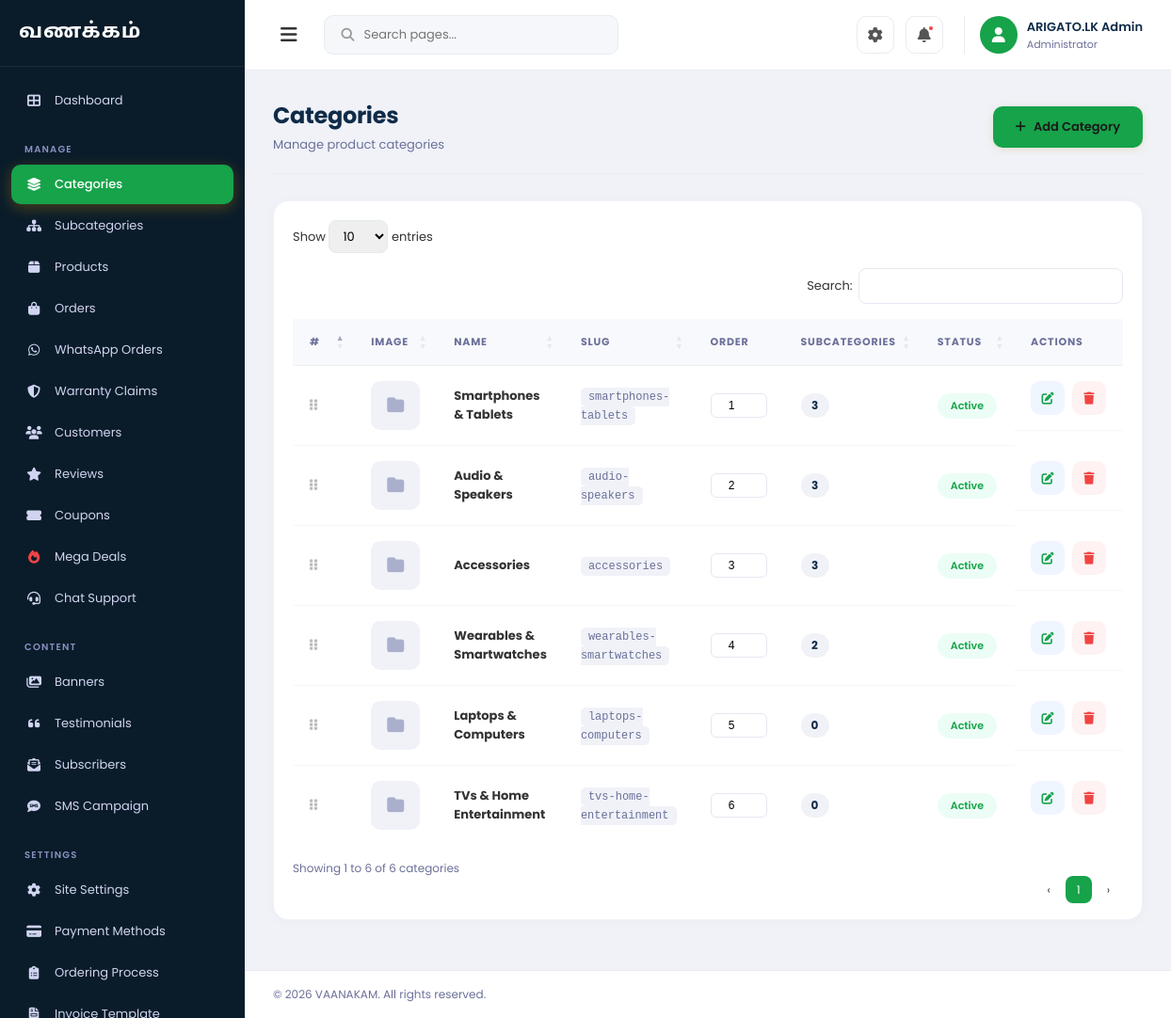
The app's page /admin/categories.php (signed in) with its own data.
### tables this page shows
CREATE TABLE IF NOT EXISTS `categories` (
    `id` INT AUTO_INCREMENT PRIMARY KEY,
    `name` VARCHAR(100) NOT NULL,
    `slug` VARCHAR(100) NOT NULL UNIQUE,
    `description` TEXT NULL,
    `image` VARCHAR(255) NULL,
    `sort_order` INT DEFAULT 0,
    `status` ENUM('active', 'inactive') DEFAULT 'active',
    `created_at` DATETIME DEFAULT CURRENT_TIMESTAMP,
    `updated_at` DATETIME DEFAULT CURRENT_TIMESTAMP ON UPDATE CURRENT_TIMESTAMP,
    INDEX `idx_categories_slug` (`slug`),
    INDEX `idx_categories_status` (`status`)
);

### admin/categories.php (the view, shortened to what this page needs)
<?php
$database = new Database();
$conn = $database->getConnection();
$conn->exec("CREATE TABLE IF NOT EXISTS categories (
    id INT AUTO_INCREMENT PRIMARY KEY,
    name VARCHAR(100) NOT NULL,
    slug VARCHAR(100) NOT NULL UNIQUE,
    description TEXT NULL,
    image VARCHAR(255) NULL,
    sort_order INT DEFAULT 0,
    status ENUM('active', 'inactive') DEFAULT 'active',
    created_at DATETIME DEFAULT CURRENT_TIMESTAMP,
    updated_at DATETIME DEFAULT CURRENT_TIMESTAMP ON UPDATE CURRENT_TIMESTAMP
) ENGINE=InnoDB DEFAULT CHARSET=utf8mb4");
try {
    $conn->exec("ALTER TABLE categories ADD COLUMN sort_order INT DEFAULT 0 AFTER image");
} catch (Exception $e) {}
$stmt = $conn->prepare("SELECT c.*, (SELECT COUNT(*) FROM subcategories WHERE category_id = c.id) as subcat_count FROM categories c ORDER BY c.sort_order ASC, c.name ASC");
$stmt->execute();
$categories = $stmt->fetchAll();
$adminName = $_SESSION['user_name'] ?? 'Admin';
?>
<!DOCTYPE html>
<html lang="en">
<head>
    <link rel="stylesheet" href="<?php echo BASE_URL; ?>assets/css/admin.css?v=<?php echo filemtime(__DIR__ . '/../assets/css/admin.css'); ?>">
    <link rel="stylesheet" href="https://cdnjs.cloudflare.com/ajax/libs/font-awesome/6.5.0/css/all.min.css">
    <link rel="stylesheet" href="https://cdn.datatables.net/1.13.7/css/dataTables.bootstrap5.min.css">
</head>
<body>
    <div class="admin-layout">
        <?php $currentPage = 'categories'; include __DIR__ . '/partials/sidebar.php'; ?>
        <main class="main-content">
            <?php include __DIR__ . '/partials/topbar.php'; ?>
            <div class="dashboard-content">
                <div class="page-header">
                    <div>
                        <h1 class="page-title">Categories</h1>
                        <p class="page-subtitle">Manage product categories</p>
                    </div>
                    <button class="btn-primary" onclick="resetCategoryForm()">
                        <i class="fas fa-plus"></i> Add Category
                    </button>
                </div>
                <div class="table-card">
                    <table class="data-table" id="categoriesTable">
                        <thead>
                            <tr>
                                <th style="width:40px;">#</th>
                                <th>Image</th>
                                <th>Name</th>
                                <th>Slug</th>
                                <th>Order</th>
                                <th>Subcategories</th>
                                <th>Status</th>
                                <th>Actions</th>
                            </tr>
                        </thead>
                        <tbody id="categorySortable">
                            <?php if (empty($categories)): ?>
                            <tr>
                                <td colspan="8" class="text-center">No categories found. Add your first category!</td>
                            </tr>
                            <?php else: ?>
                            <?php foreach ($categories as $idx => $cat): ?>
                            <tr data-id="<?php echo $cat['id']; ?>">
                                <td style="cursor:grab; color:#bbb;"><i class="fas fa-grip-vertical"></i></td>
                                <td>
                                    <?php if ($cat['image']): ?>
                                    <img src="<?php echo htmlspecialchars(media_image_url($cat['image'])); ?>" alt="" class="table-img">
                                    <?php else: ?>
                                    <div class="table-img-placeholder"><i class="fas fa-folder"></i></div>
                                    <?php endif; ?>
                                </td>
                                <td><strong><?php echo htmlspecialchars($cat['name']); ?></strong></td>
                                <td><code><?php echo htmlspecialchars($cat['slug']); ?></code></td>
                                <td>
                                    <input type="number" value="<?php echo (int)($cat['sort_order'] ?? 0); ?>" min="0" style="width:60px; padding:5px 8px; border:1.5px solid #e4e8f0; border-radius:6px; font-size:12px; text-align:center;" onchange="updateSingleOrder(<?php echo $cat['id']; ?>, this.value)">
                                </td>
                                <td>
                                    <span class="badge-count"><?php echo (int)$cat['subcat_count']; ?></span>
                                </td>
                                <td>
                                    <span class="status <?php echo $cat['status']; ?>">
                                        <?php echo ucfirst($cat['status']); ?>
                                    </span>
                                </td>
                                <td class="actions">
                                    <a href="?edit=<?php echo $cat['id']; ?>" class="btn-action edit" title="Edit">
                                        <i class="fas fa-edit"></i>
                                    </a>
                                    <form method="POST" style="display:inline" id="deleteForm_<?php echo $cat['id']; ?>">
                                        <button type="button" class="btn-action delete" title="Delete" onclick="showDeleteConfirm(<?php echo $cat['id']; ?>, '<?php echo htmlspecialchars(addslashes($cat['name'])); ?>')">
                                            <i class="fas fa-trash"></i>
                                        </button>
                                    </form>
                                </td>
                            </tr>
                            <?php endforeach; ?>
                            <?php endif; ?>
                        </tbody>
                    </table>
                </div>
                <div class="admin-footer">
                    <p>&copy; 2026 VAANAKAM. All rights reserved.</p>
                </div>
            </div>
        </main>
    </div>
</body>
</html>

### admin/partials/sidebar.php (shortened to what this page needs)
<aside class="sidebar" id="sidebar">
    <div class="sidebar-header">
        <a href="<?php echo BASE_URL; ?>admin/index.php" class="sidebar-brand" title="வணக்கம்">
            <span class="sidebar-logo-full" style="font-size:22px;font-weight:800;color:#ffffff;letter-spacing:1px;font-family:'Mukta Malar', 'Noto Sans Tamil', 'Latha', sans-serif;line-height:1.2;white-space:nowrap;">வணக்கம்</span>
        </a>
    </div>
    <nav class="sidebar-nav">
        <div class="nav-section">
            <a href="<?php echo BASE_URL; ?>admin/index.php" class="nav-item <?php echo ($currentPage ?? '') === 'dashboard' ? 'active' : ''; ?>">
                <i class="fas fa-th-large"></i><span>Dashboard</span>
            </a>
        </div>
        <div class="nav-section">
            <p class="nav-section-title">MANAGE</p>
            <a href="<?php echo BASE_URL; ?>admin/categories.php" class="nav-item <?php echo ($currentPage ?? '') === 'categories' ? 'active' : ''; ?>">
                <i class="fas fa-layer-group"></i><span>Categories</span>
            </a>
            <a href="<?php echo BASE_URL; ?>admin/subcategories.php" class="nav-item <?php echo ($currentPage ?? '') === 'subcategories' ? 'active' : ''; ?>">
                <i class="fas fa-sitemap"></i><span>Subcategories</span>
            </a>
            <a href="<?php echo BASE_URL; ?>admin/products.php" class="nav-item <?php echo ($currentPage ?? '') === 'products' ? 'active' : ''; ?>">
                <i class="fas fa-box"></i><span>Products</span>
            </a>
            <a href="<?php echo BASE_URL; ?>admin/orders.php" class="nav-item <?php echo ($currentPage ?? '') === 'orders' ? 'active' : ''; ?>">
                <i class="fas fa-shopping-bag"></i><span>Orders</span>
            </a>
            <a href="<?php echo BASE_URL; ?>admin/whatsapp-orders.php" class="nav-item <?php echo ($currentPage ?? '') === 'whatsapp-orders' ? 'active' : ''; ?>">
                <i class="fab fa-whatsapp"></i><span>WhatsApp Orders</span>
            </a>
            <a href="<?php echo BASE_URL; ?>admin/warranty-claims.php" class="nav-item <?php echo ($currentPage ?? '') === 'warranty-claims' ? 'active' : ''; ?>">
                <i class="fas fa-shield-alt"></i><span>Warranty Claims</span>
            </a>
            <a href="<?php echo BASE_URL; ?>admin/customers.php" class="nav-item <?php echo ($currentPage ?? '') === 'customers' ? 'active' : ''; ?>">
                <i class="fas fa-users"></i><span>Customers</span>
            </a>
            <a href="<?php echo BASE_URL; ?>admin/reviews.php" class="nav-item <?php echo ($currentPage ?? '') === 'reviews' ? 'active' : ''; ?>">
                <i class="fas fa-star"></i><span>Reviews</span>
            </a>
            <a href="<?php echo BASE_URL; ?>admin/coupons.php" class="nav-item <?php echo ($currentPage ?? '') === 'coupons' ? 'active' : ''; ?>">
                <i class="fas fa-ticket-alt"></i><span>Coupons</span>
            </a>
            <a href="<?php echo BASE_URL; ?>admin/mega-deals.php" class="nav-item <?php echo ($currentPage ?? '') === 'mega-deals' ? 'active' : ''; ?>">
                <i class="fas fa-fire" style="color:#ef4444;"></i><span>Mega Deals</span>
            </a>
            <a href="<?php echo BASE_URL; ?>admin/chats.php" class="nav-item <?php echo ($currentPage ?? '') === 'chats' ? 'active' : ''; ?>">
                <i class="fas fa-headset"></i><span>Chat Support</span>
            </a>
        </div>
        <div class="nav-section">
            <p class="nav-section-title">CONTENT</p>
            <a href="<?php echo BASE_URL; ?>admin/banners.php" class="nav-item <?php echo ($currentPage ?? '') === 'banners' ? 'active' : ''; ?>">
                <i class="fas fa-images"></i><span>Banners</span>
            </a>
            <a href="<?php echo BASE_URL; ?>admin/testimonials.php" class="nav-item <?php echo ($currentPage ?? '') === 'testimonials' ? 'active' : ''; ?>">
                <i class="fas fa-quote-left"></i><span>Testimonials</span>
            </a>
            <a href="<?php echo BASE_URL; ?>admin/subscribers.php" class="nav-item <?php echo ($currentPage ?? '') === 'subscribers' ? 'active' : ''; ?>">
                <i class="fas fa-envelope-open-text"></i><span>Subscribers</span>
            </a>
            <a href="<?php echo BASE_URL; ?>admin/sms-campaign.php" class="nav-item <?php echo ($currentPage ?? '') === 'sms-campaign' ? 'active' : ''; ?>">
                <i class="fas fa-sms"></i><span>SMS Campaign</span>
            </a>
        </div>
        <div class="nav-section">
            <p class="nav-section-title">SETTINGS</p>
            <a href="<?php echo BASE_URL; ?>admin/site-settings.php" class="nav-item <?php echo ($currentPage ?? '') === 'site-settings' ? 'active' : ''; ?>">
                <i class="fas fa-cog"></i><span>Site Settings</span>
            </a>
            <a href="<?php echo BASE_URL; ?>admin/payment-methods.php" class="nav-item <?php echo ($currentPage ?? '') === 'payment-methods' ? 'active' : ''; ?>">
                <i class="fas fa-credit-card"></i><span>Payment Methods</span>
            </a>
            <a href="<?php echo BASE_URL; ?>admin/ordering-process.php" class="nav-item <?php echo ($currentPage ?? '') === 'ordering-process' ? 'active' : ''; ?>">
                <i class="fas fa-clipboard-list"></i><span>Ordering Process</span>
            </a>
            <a href="<?php echo BASE_URL; ?>admin/invoice-template.php" class="nav-item <?php echo ($currentPage ?? '') === 'invoice-template' ? 'active' : ''; ?>">
                <i class="fas fa-file-invoice"></i><span>Invoice Template</span>
            </a>
        </div>
    </nav>
</aside>

### admin/partials/topbar.php (shortened to what this page needs)
<header class="topbar">
    <div class="topbar-left">
        <button class="menu-toggle" id="menuToggle">
            <i class="fas fa-bars"></i>
        </button>
        <div class="search-box" style="position:relative;">
            <i class="fas fa-search"></i>
            <input type="text" id="adminSearchInput" placeholder="Search pages..." autocomplete="off" oninput="handleAdminSearch(this.value)" onkeydown="handleAdminSearchKey(event)">
        </div>
    </div>
    <div class="topbar-right">
        <div class="topbar-dropdown-wrap">
            <button class="topbar-icon" onclick="toggleDropdown('settingsDropdown', event)">
                <i class="fas fa-cog"></i>
            </button>
        </div>
        <div class="topbar-dropdown-wrap">
            <button class="topbar-icon notification-btn" onclick="toggleDropdown('notificationDropdown', event); markNotificationsRead();">
                <i class="fas fa-bell"></i>
                <span class="notification-dot" id="notifDot"></span>
            </button>
        </div>
        <div class="admin-profile" onclick="showAdminLogoutConfirm(event)" style="cursor:pointer;" title="Click to logout">
            <div class="admin-avatar">
                <i class="fas fa-user"></i>
            </div>
            <div class="admin-info">
                <span class="admin-name"><?php echo htmlspecialchars($adminName); ?></span>
                <span class="admin-role">Administrator</span>
            </div>
        </div>
    </div>
</header>

### admin/partials/topbar.php (style rules this page uses)
.topbar-dropdown-wrap { position: relative; }

### records on screen
categories: name "Smartphones & Tablets", slug "smartphones-tablets", sort_order+id "1", subcat_count "3", status "Active"
categories: name "Audio & Speakers", slug "audio-speakers", sort_order+id "2", subcat_count "3", status "Active"
categories: name "Accessories", slug "accessories", sort_order+id "3", subcat_count "3", status "Active"
categories: name "Wearables & Smartwatches", slug "wearables-smartwatches", sort_order+id "4", subcat_count "2", status "Active"
categories: name "Laptops & Computers", slug "laptops-computers", sort_order+id "5", subcat_count "0", status "Active"
categories: name "TVs & Home Entertainment", slug "tvs-home-entertainment", sort_order+id "6", subcat_count "0", status "Active"

### other values on screen
$adminName "ARIGATO.LK Admin"
